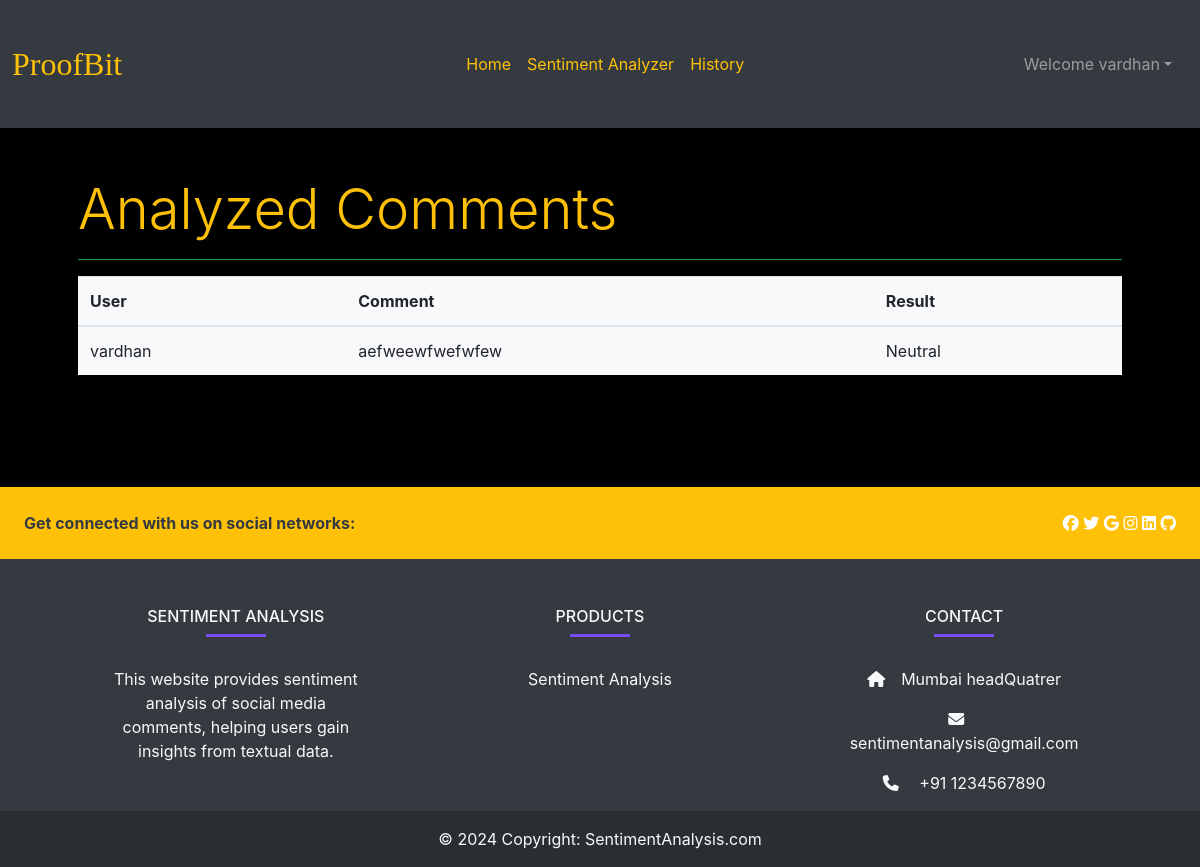
Before: /history/ (signed in) with the older database file.
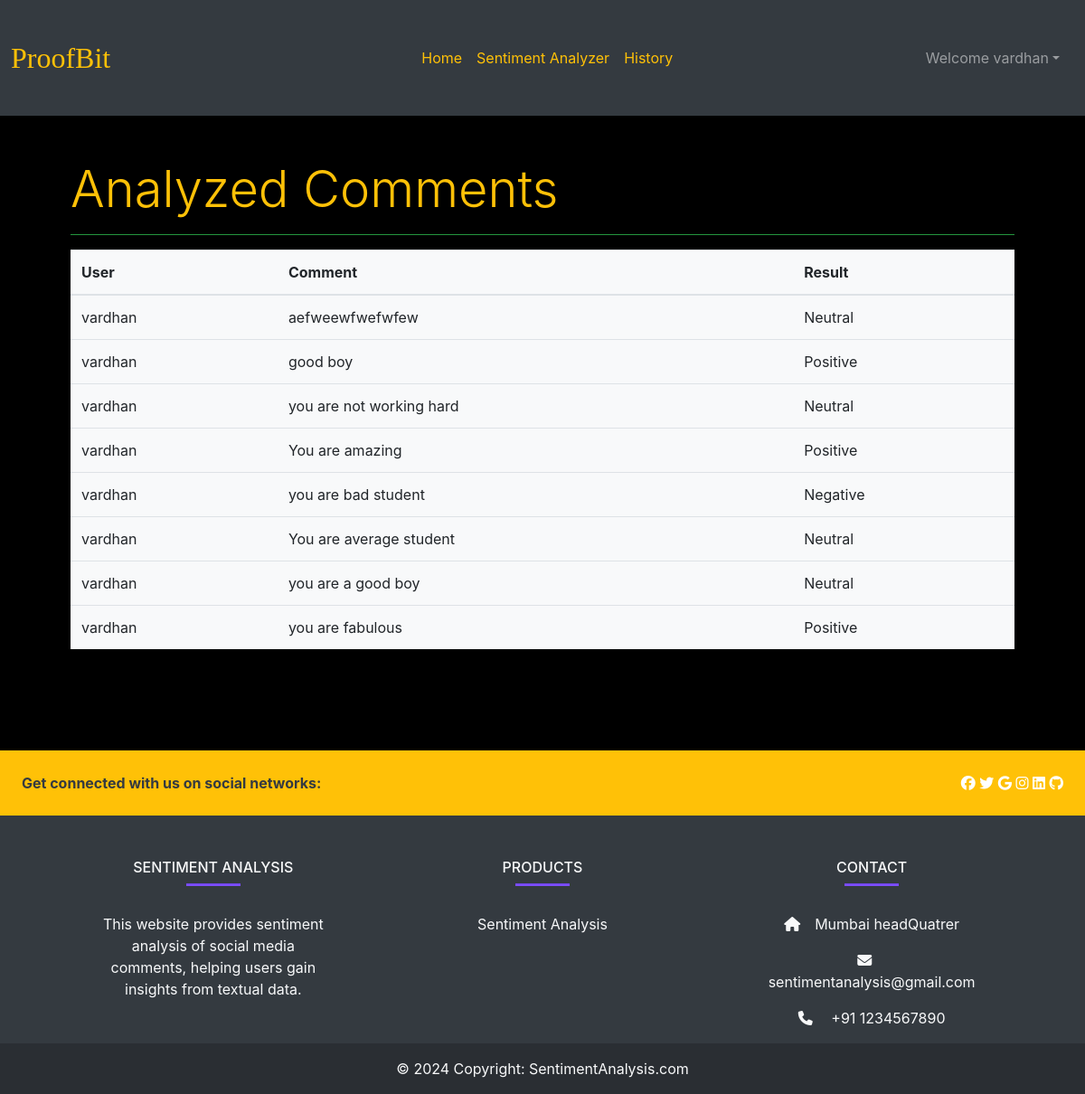
After: the same page with the newer database file.
### SentimentAnalysis/models.py (models this page shows, shortened)
class comment(models.Model):
    user = models.ForeignKey(User,on_delete=models.CASCADE)
    comment = models.TextField(max_length=500)
    result = models.TextField(max_length=20)

### Analyzer/views.py (the view)
# urls.py: path('history/',views.GetHistory, name="GetHistory"),
def GetHistory(request):
  comm = comment.objects.filter(user = request.user)
  return render(request, 'history.html', {'comments':comm})

### templates/history.html
{% extends "base.html" %}
{% block body %}
<section class="bg-black text-light">
    <div class="container p-5">
        <h2 class="display-4 text-warning" >Analyzed Comments</h2>
        <hr class="bg-success" >
        <table class="table bg-light">
            <thead>
              <tr>
                <th scope="col">User</th>
                <th scope="col">Comment</th>
                <th scope="col">Result</th>
              </tr>
            </thead>
            <tbody>
                {% for c in comments %}
              <tr>
                <td>{{c.user.username}}</td>
                <td>{{c.comment}}</td>
                <td>{{c.result}}</td>
            </tr>
            {% endfor %}
            </tbody>
        </table>
    </div>
</section>
{% endblock body %}

### templates/base.html (shortened to what this page needs)
{% load static %}
<!DOCTYPE html>
<html lang="en">
<head>
    <link rel="stylesheet" href="https://stackpath.bootstrapcdn.com/bootstrap/4.5.2/css/bootstrap.min.css">
    <link rel="stylesheet" href="{% static "css/navbar.css" %}">
    <link rel="stylesheet" href="//cdn.jsdelivr.net/npm/alertifyjs@1.13.1/build/css/alertify.min.css"/>
    <link rel="stylesheet" href="//cdn.jsdelivr.net/npm/alertifyjs@1.13.1/build/css/themes/default.min.css"/>
</head>
<body style="background-color:black">
    {% include "includes/navbar.html" %}
      {% block body %}
      {% endblock body %}
      {% include "includes/footer.html" %}
</body>
</html>

### templates/includes/navbar.html (shortened to what this page needs)
<nav class="navbar navbar-expand-lg bg-dark navbar-dark" id="NAVBAR">
    <a class="navbar-brand text-warning" id="nav-title" href="/">ProofBit</a>
    <div class="collapse navbar-collapse" id="navbarSupportedContent">
      <ul class="navbar-nav mr-auto" id="items">
        <li class="nav-item {% block homeactive %} {% endblock homeactive %}">
          <a class="nav-link text-warning" href="/">Home <span class="sr-only">(current)</span></a>
        </li>
        <li class="nav-item {% block Analyzeractive %} {% endblock Analyzeractive %}">
          <a class="nav-link text-warning" href="/sentiment">Sentiment Analyzer <span class="sr-only">(current)</span></a>
        </li>
        {% if user.is_authenticated %}
        <li class="nav-item {% block Historyactive %} {% endblock Historyactive %}">
            <a class="nav-link text-warning" href="/history">History</a>
          </li>
        {% endif %}
      </ul>
      {% if user.is_authenticated %}
      <ul class="navbar-nav mr-2">
        <li class="nav-item dropdown">
          <a class="nav-link dropdown-toggle" href='#' id="navbarDropdown" role="button" data-toggle="dropdown"> Welcome {{request.user}}</a>
        </li>
      </ul>
      {% endif %}
    </div>
  </nav>

### templates/includes/footer.html (shortened to what this page needs)
<div class="mt-5">
    <footer
            class="text-center text-lg-start bg-dark text-light"
            style="background-color:warning"
            >
      <section
               class="d-flex justify-content-between bg-warning p-4 text-white"
               style="background-color: #21D192"
               >
        <div class="me-5">
          <span class="text-dark"><b>Get connected with us on social networks:</b></span>
        </div>
        <div>
          <a href="" class="text-white me-4">
            <i class="fa-brands fa-facebook"></i>
          </a>
          <a href="" class="text-white me-4">
            <i class="fab fa-twitter"></i>
          </a>
          <a href="" class="text-white me-4">
            <i class="fab fa-google"></i>
          </a>
          <a href="" class="text-white me-4">
            <i class="fa-brands fa-instagram"></i>
          </a>
          <a href="" class="text-white me-4">
            <i class="fab fa-linkedin"></i>
          </a>
          <a href="" class="text-white me-4">
            <i class="fab fa-github"></i>
          </a>
        </div>
      </section>
      <section class="">
        <div class="container text-center text-md-start mt-5">
          <div class="row mt-3">
            <div class="col-md-3 col-lg-4 col-xl-3 mx-auto mb-4">
              <h6 class="text-uppercase fw-bold"  >Sentiment Analysis</h6>
              <hr
                  class="mb-4 mt-0 d-inline-block mx-auto"
                  style="width: 60px; background-color: #7c4dff; height: 2px"
                  />
              <p>
                This website provides sentiment analysis of social media comments, helping users gain insights from textual data.
              </p>
            </div>
            <div class="col-md-2 col-lg-2 col-xl-2 mx-auto mb-4">
              <h6 class="text-uppercase fw-bold">Products</h6>
              <hr
                  class="mb-4 mt-0 d-inline-block mx-auto"
                  style="width: 60px; background-color: #7c4dff; height: 2px"
                  />
              <p>
                <a href="#!" class="text-light disabled ">Sentiment Analysis</a>
              </p>
            </div>
            <div class="col-md-4 col-lg-3 col-xl-3 mx-auto mb-md-0 mb-4">
              <h6 class="text-uppercase fw-bold">Contact</h6>
              <hr
                  class="mb-4 mt-0 d-inline-block mx-auto"
                  style="width: 60px; background-color: #7c4dff; height: 2px"
                  />
              <p><i class="fas fa-home mr-3"></i>Mumbai headQuatrer</p>
              <p><i class="fas fa-envelope mr-3"></i> sentimentanalysis@gmail.com</p>
              <p><i class="fas fa-phone mr-3"></i> +91 1234567890</p>
            </div>
          </div>
        </div>
      </section>
      <div
           class="text-center p-3"
           style="background-color: rgba(0, 0, 0, 0.2)"
           >
        © 2024 Copyright:
        <a class="text-light" href=""
           >SentimentAnalysis.com</a
          >
      </div>
    </footer>
  </div>

### static/css/navbar.css (style rules this page uses)
body { box-sizing: border-box; }
#NAVBAR { height:8rem; position: relative; padding: 1%; }
#nav-title { font-family:Georgia, 'Times New Roman', Times, serif; font-size: xx-large; color: rgb(6, 186, 6); text-decoration: none; }
#items { align-items: center; margin-left: 20rem; }

Changed rows visible on the page:
added comment: user.username "vardhan", comment "good boy", result "Positive"
added comment: user.username "vardhan", comment "you are not working hard", result "Neutral"
added comment: user.username "vardhan", comment "You are amazing", result "Positive"
added comment: user.username "vardhan", comment "you are bad student", result "Negative"
added comment: user.username "vardhan", comment "You are average student", result "Neutral"
added comment: user.username "vardhan", comment "you are a good boy", result "Neutral"
added comment: user.username "vardhan", comment "you are fabulous", result "Positive"
